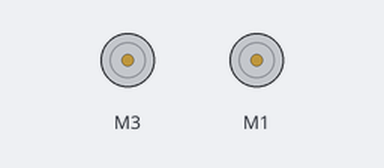
A sketch run on a simulated Arduino Mega 2560, built with avr-gcc and run on an emulated ATmega2560. On the bench: 2 × DC motor (green arrow = forward, orange = backward, longer = faster). At 58.6 s the program stops and its outputs stay as they are.

Above: at 0.1 s.
At 15.8 s:
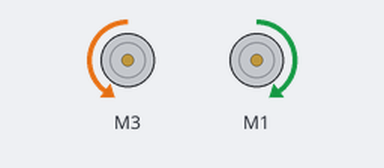
At 32.5 s:
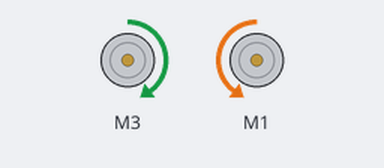
At 38.2 s:
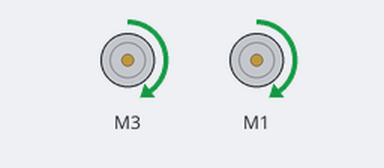
Timing chart, 0 to 40.0 s (numbered marks = the images above):
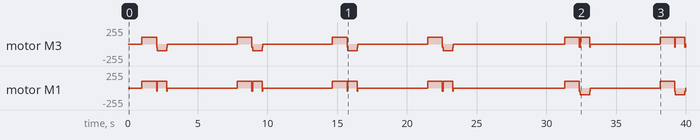

The sketch:

B3_06_SpinSquareDave.ino
```cpp
/* B3_06_SpinSquare.ino
   Drive the TWO-WHEELED Bread Board Bot (BBbot, B^3)
   in a square, stopping at (or near!) end point.

   Arduino: Arduino Mega 256 v3 Clone
   Motor Shield: Adafruit assembled Motor Shield for Arduino v2
   ---->  http://www.adafruit.com/products/1438

   Programmer: Dave Eslinger; June 7, 2015
   Revisions:
*/
#include <Wire.h>
#include <Adafruit_MotorShield.h>
#include <math.h>
#include <BreadBoardBot.h>

// Create the motor shield object with the default I2C address
Adafruit_MotorShield AFMS = Adafruit_MotorShield();

// Define Constants
const byte TESTSPEED = 100;
const float SIDE = 12; // the length of 1 side of the square

// Define 'ports' for motors.
const byte LEFT_MOTOR_PORT = 3;
const byte RIGHT_MOTOR_PORT = 1;
// Create pointers to motor control objects
Adafruit_DCMotor *motorLeft = AFMS.getMotor(LEFT_MOTOR_PORT);
Adafruit_DCMotor *motorRight = AFMS.getMotor(RIGHT_MOTOR_PORT);

void setup(void){
  AFMS.begin();  // create with the default frequency 1.6KHz
  // Turn off all motors to start, just a good habit
  motorLeft->run(RELEASE);
  motorRight->run(RELEASE);
}

void loop(void){

  delay(1000); // Delay for a second to give time to place the robot.

  // Autonomous loop for driving in a square
  for ( byte leg = 1; leg <= 4; leg++ ) {
    drive(SIDE, TESTSPEED, motorLeft, motorRight);// Forward for 10 inches
    spin(-90., TESTSPEED, motorLeft, motorRight); // 90 deg. to left
    allStop(FORWARD, motorLeft, motorRight);
    delay(5000);  // Pause for 1/2 a second after turning
  }
  delay(3000);
  for ( byte leg = 1; leg <= 4; leg++ ) {
    drive(SIDE, TESTSPEED, motorLeft, motorRight);// Forward for 10 inches
    spin(90., TESTSPEED, motorLeft, motorRight); // 90 deg. to left
    allStop(FORWARD, motorLeft, motorRight);
    delay(5000);  // Pause for 1/2 a second after turning
  }
  while(1){}
}
```
